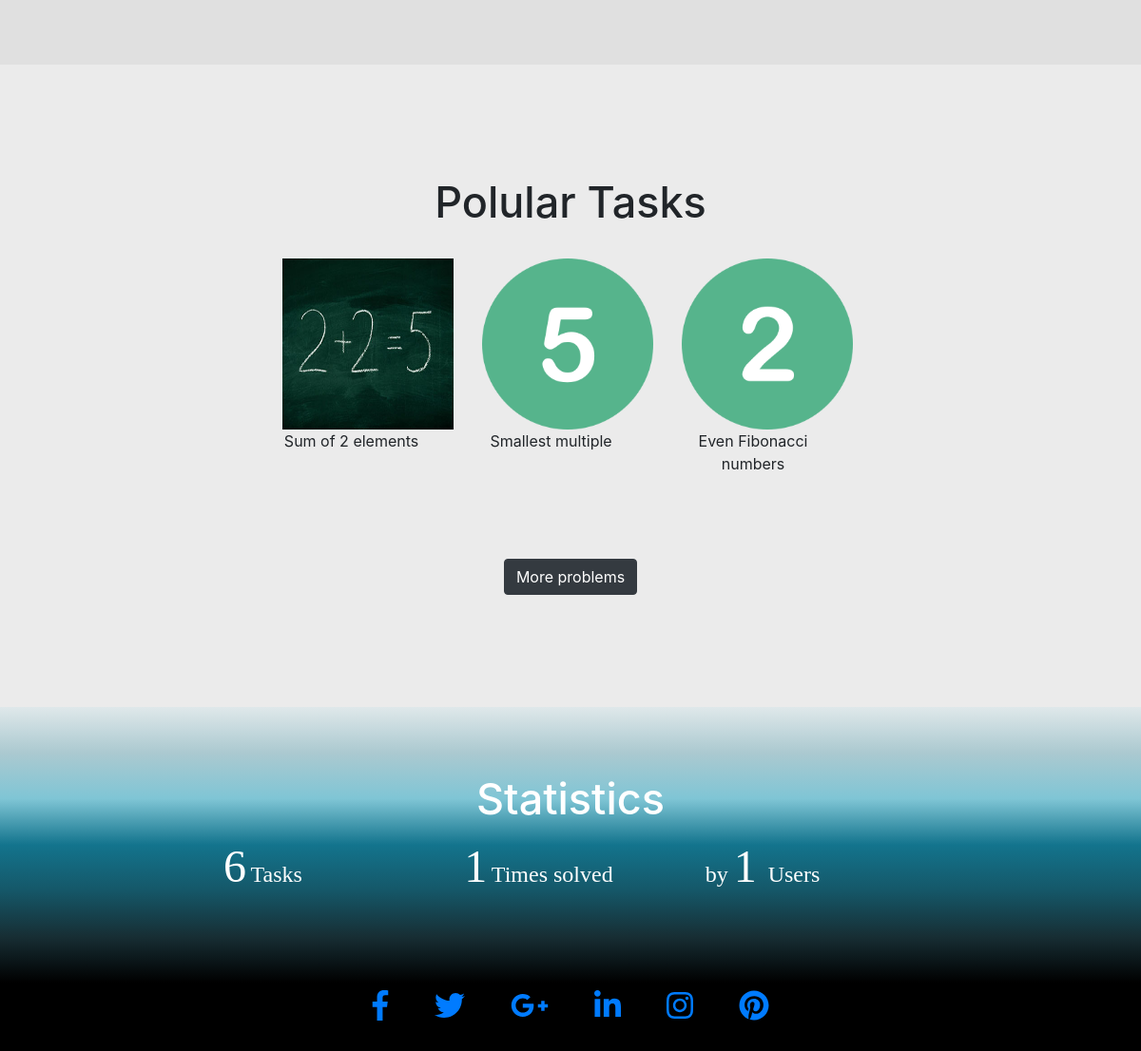
The app's page / (lower part), older data.
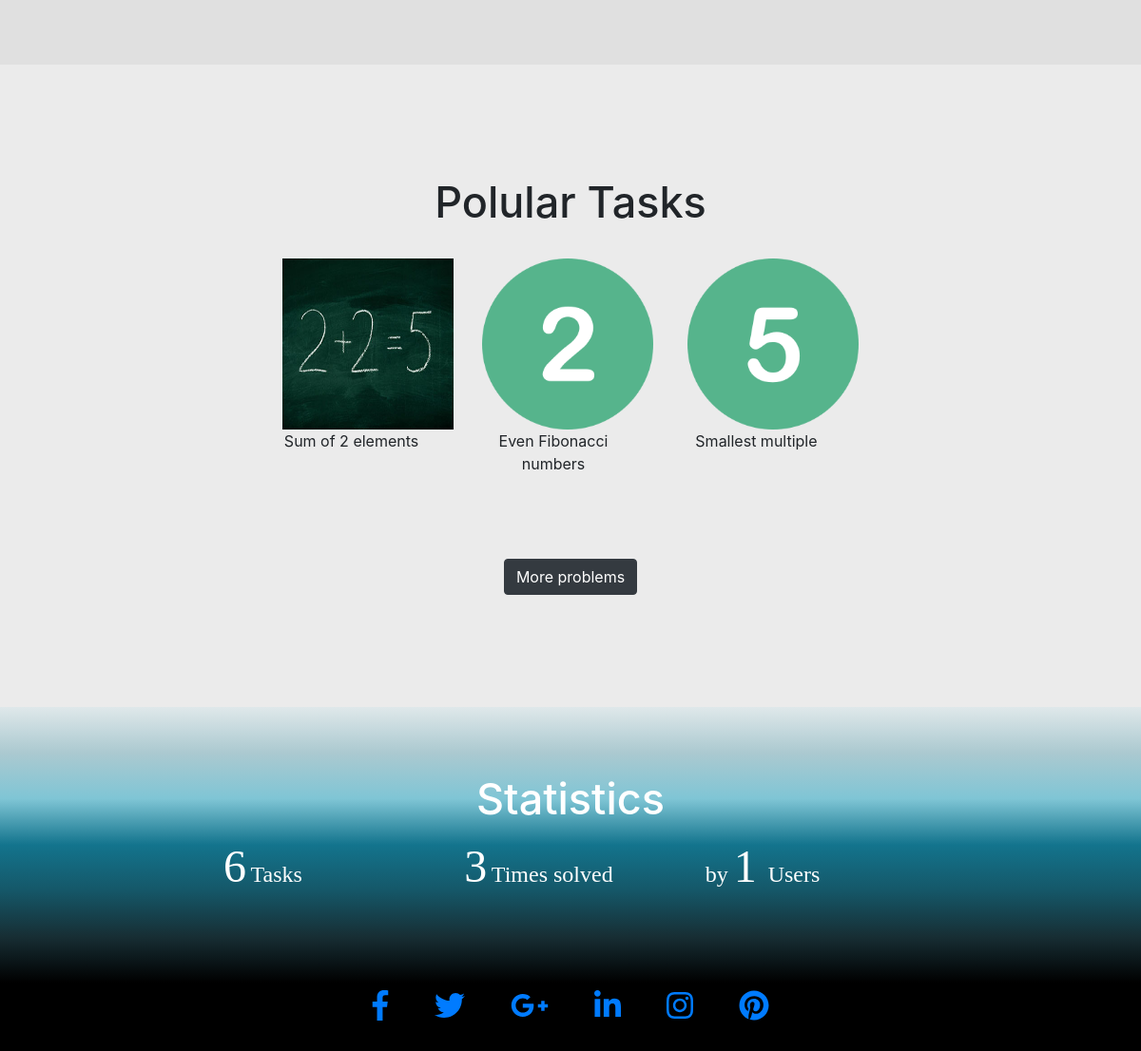
The same page, newer data.
### myFirstApp/models.py (models this page shows, shortened)
class Task(models.Model):
    task_name   = models.CharField(max_length = 1000)
    task_img    = models.ImageField(upload_to='task_img/', default='NULL')
    task_text   = models.TextField(default="")
    clicks      = models.IntegerField(default=0)

### myFirstApp/views.py (the view)
# urls.py: path('', views.index, name = 'index'),
def index(request):
    tasks   = Task.objects.all().count()
    users   = UserProfileInfo.objects.all().count()
    solved  = Code.objects.filter(isSolved = False).count()
    popular = Task.objects.filter(clicks__gt = 3).order_by('-clicks')[:3]
    news    = New.objects.order_by('-date')[:3]
    dic = {
        'news':news,
        'title':'Polular Tasks',
        'task':popular,
        'countTask':tasks,
        'countUser':users,
        'countSolved':solved
    }
    return render(request, 'myFirstApp/popTask.html', context={'dic':dic})

### myFirstApp/templates/myFirstApp/popTask.html (shortened to what this page needs)
{% extends 'myFirstApp/index.html' %}
{% block body_block %}
<br><br>
<div id= "dg">
  <center><h4>Latest it news</h4></center><br>
</div>
<div id="lg">
<br><br>
   <center> <h4>{{ dic.title }}</h4></center>
    <br>
    <div class="container">
        <div class="row justify-content-md-center">
        <br><br>
    {% for i in dic.task %}
        <div class="tilt2">
            <div class="col-lg-10 col-lg-offset-4">
                <a href={%url 'currentTask' i.id%}><img src="{{ i.task_img.url }}" width="180" height="180" alt=""> </a>
                <p>{{ i.task_name }} </p>
            </div>
        </div>
    {% endfor %}
        </div>
    </div>
    <br><br><br>
   <center> <a href={% url 'moreProblems' %} >  <button type="button" class="btn btn-dark center">More problems </button></a></center>
    <br><br>
  </div>
      <div id ="r">
    <div class="container">
      <div class="row justify-content-md-center">
        <div class="col-lg-8 col-lg-offset-2">
          <h4><center>Statistics</cenet> </h4>
        <div class="row">
    <div class="col-sm">
     <p>  <font size="10" face="Wide latin"> {{ dic.countTask }}</font>
           <font size="5" face="Wide latin">Tasks</font></p>
    </div>
    <div class="col-sm">
    <p>
  <font size="10" face="Wide latin">{{dic.countSolved}}</font>
            <font size="5" face="Wide latin">Times solved</font></p>
    </div>
    <div class="col-sm">
    <p>
    <font size="5" face="Wide latin"> by </font> <font size="10" face="Wide latin">{{ dic.countUser}} </font><font size="5" face="Wide latin">Users</font> </p>
    </div>
      </div>
    </div>
    </div>
    </div>
    </div>
{% endblock  %}

Row changes from the older to the newer data that the page shows:
changed Task "Even Fibonacci numbers": moves up the list
Text that changed along with them:
{{ dic.countSolved }}: "1" → "3"
